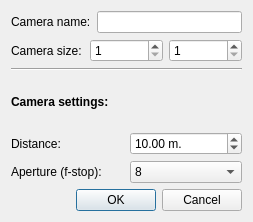
<?xml version="1.0" encoding="UTF-8"?>
<ui version="4.0">
 <class>CameraPropertiesDialog</class>
 <widget class="QDialog" name="CameraPropertiesDialog">
  <property name="geometry">
   <rect>
    <x>0</x>
    <y>0</y>
    <width>253</width>
    <height>222</height>
   </rect>
  </property>
  <property name="windowTitle">
   <string>Camera Properties</string>
  </property>
  <layout class="QVBoxLayout" name="verticalLayout">
   <item>
    <layout class="QHBoxLayout" name="nameLayout">
     <item>
      <widget class="QLabel" name="nameLabel">
       <property name="text">
        <string>Camera name:</string>
       </property>
      </widget>
     </item>
     <item>
      <widget class="QLineEdit" name="nameBox"/>
     </item>
    </layout>
   </item>
   <item>
    <layout class="QHBoxLayout" name="sizeLayout">
     <item>
      <widget class="QLabel" name="sizeLabel">
       <property name="text">
        <string>Camera size:</string>
       </property>
      </widget>
     </item>
     <item>
      <widget class="QSpinBox" name="widthBox">
       <property name="minimum">
        <number>1</number>
       </property>
       <property name="maximum">
        <number>10000</number>
       </property>
      </widget>
     </item>
     <item>
      <widget class="QSpinBox" name="heightBox">
       <property name="minimum">
        <number>1</number>
       </property>
       <property name="maximum">
        <number>10000</number>
       </property>
      </widget>
     </item>
    </layout>
   </item>
   <item>
    <widget class="Line" name="line">
     <property name="orientation">
      <enum>Qt::Horizontal</enum>
     </property>
    </widget>
   </item>
   <item>
    <widget class="QLabel" name="labPropertiesHeader">
     <property name="font">
      <font>
       <bold>true</bold>
      </font>
     </property>
     <property name="text">
      <string>Camera settings:</string>
     </property>
    </widget>
   </item>
   <item>
    <layout class="QGridLayout" name="gridLayout">
     <item row="0" column="0">
      <widget class="QLabel" name="labDistance">
       <property name="text">
        <string>Distance:</string>
       </property>
      </widget>
     </item>
     <item row="0" column="1">
      <widget class="QDoubleSpinBox" name="doubleSpinBoxDistance">
       <property name="suffix">
        <string> m.</string>
       </property>
       <property name="minimum">
        <double>0.500000000000000</double>
       </property>
       <property name="maximum">
        <double>10000.000000000000000</double>
       </property>
       <property name="value">
        <double>10.000000000000000</double>
       </property>
      </widget>
     </item>
     <item row="1" column="0">
      <widget class="QLabel" name="labAperture">
       <property name="text">
        <string>Aperture (f-stop):</string>
       </property>
      </widget>
     </item>
     <item row="1" column="1">
      <widget class="QComboBox" name="cbAperture">
       <property name="toolTip">
        <string>Low value -&gt; shallow Depth of field. High value -&gt; Deep Depth of f ield</string>
       </property>
       <property name="currentIndex">
        <number>4</number>
       </property>
       <item>
        <property name="text">
         <string>2</string>
        </property>
       </item>
       <item>
        <property name="text">
         <string>2,8</string>
        </property>
       </item>
       <item>
        <property name="text">
         <string>4</string>
        </property>
       </item>
       <item>
        <property name="text">
         <string>5,6</string>
        </property>
       </item>
       <item>
        <property name="text">
         <string>8</string>
        </property>
       </item>
       <item>
        <property name="text">
         <string>11</string>
        </property>
       </item>
       <item>
        <property name="text">
         <string>16</string>
        </property>
       </item>
       <item>
        <property name="text">
         <string>22</string>
        </property>
       </item>
      </widget>
     </item>
    </layout>
   </item>
   <item>
    <widget class="QDialogButtonBox" name="buttonBox">
     <property name="orientation">
      <enum>Qt::Horizontal</enum>
     </property>
     <property name="standardButtons">
      <set>QDialogButtonBox::Cancel|QDialogButtonBox::Ok</set>
     </property>
    </widget>
   </item>
  </layout>
 </widget>
 <tabstops>
  <tabstop>nameBox</tabstop>
  <tabstop>widthBox</tabstop>
  <tabstop>heightBox</tabstop>
 </tabstops>
 <resources/>
 <connections>
  <connection>
   <sender>buttonBox</sender>
   <signal>accepted()</signal>
   <receiver>CameraPropertiesDialog</receiver>
   <slot>accept()</slot>
   <hints>
    <hint type="sourcelabel">
     <x>248</x>
     <y>254</y>
    </hint>
    <hint type="destinationlabel">
     <x>157</x>
     <y>274</y>
    </hint>
   </hints>
  </connection>
  <connection>
   <sender>buttonBox</sender>
   <signal>rejected()</signal>
   <receiver>CameraPropertiesDialog</receiver>
   <slot>reject()</slot>
   <hints>
    <hint type="sourcelabel">
     <x>316</x>
     <y>260</y>
    </hint>
    <hint type="destinationlabel">
     <x>286</x>
     <y>274</y>
    </hint>
   </hints>
  </connection>
 </connections>
</ui>
